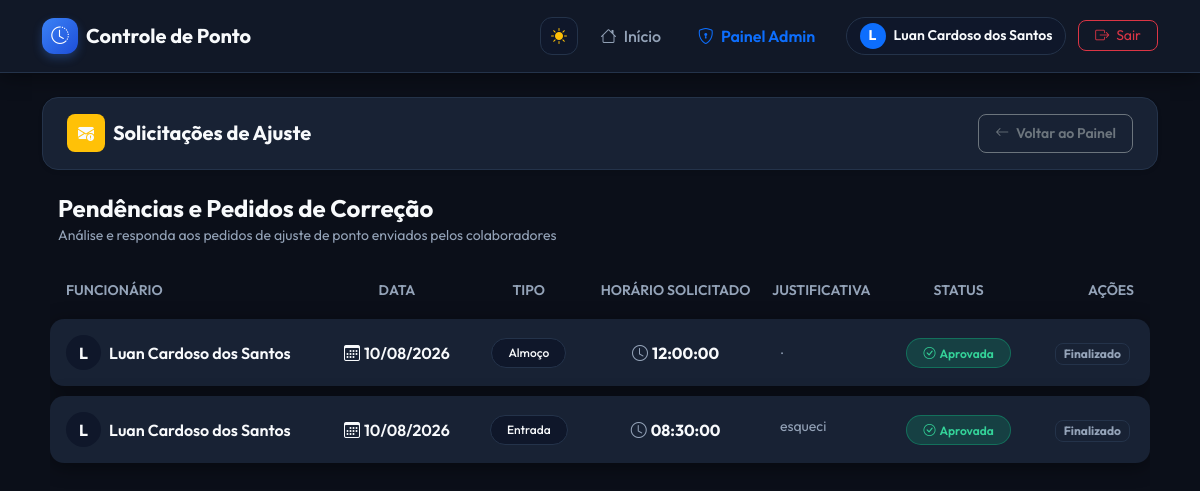
/admin/solicitacoes (signed in), run on an earlier commit of the app's database.
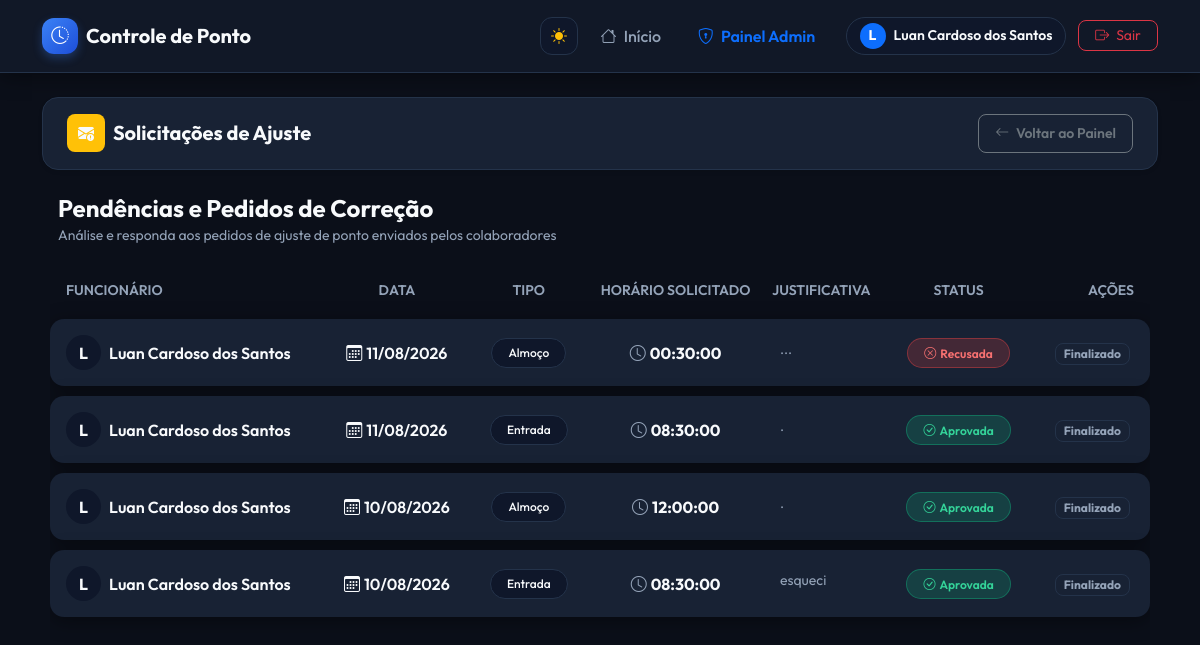
And on a later commit of the database.
### app.py (models this page shows)
class SolicitacaoCorrecao(db.Model):
    id = db.Column(db.Integer, primary_key=True)
    data_ponto = db.Column(db.String(10), nullable=False)  # DD/MM/YYYY
    tipo_ponto = db.Column(db.String(20), nullable=False)
    hora_correta = db.Column(db.String(8), nullable=False)
    justificativa = db.Column(db.Text, nullable=False)
    status = db.Column(db.String(20), default="Pendente")
    data_solicitacao = db.Column(db.DateTime, default=lambda: datetime.now(ZoneInfo("America/Sao_Paulo")))
    usuario_id = db.Column(db.Integer, db.ForeignKey("usuario.id"), nullable=False)

class Usuario(UserMixin, db.Model):
    id = db.Column(db.Integer, primary_key=True)
    nome = db.Column(db.String(100), nullable=False)
    email = db.Column(db.String(100), unique=True, nullable=False)
    senha_hash = db.Column(db.String(200), nullable=False)
    is_admin = db.Column(db.Boolean, default=False)
    pontos = db.relationship("RegistroPonto", backref="usuario", lazy=True)
    solicitacoes = db.relationship("SolicitacaoCorrecao", backref="usuario", lazy=True)

### app.py (the view)
@app.route("/admin/solicitacoes")
@login_required
@admin_required
def admin_solicitacoes():
    solicitacoes = SolicitacaoCorrecao.query.order_by(SolicitacaoCorrecao.id.desc()).all()
    return render_template("admin_solicitacoes.html", solicitacoes=solicitacoes)

### app.py (called while the page is built)
def eh_dia_util(data_obj):
    return data_obj.weekday() < 5

@login_manager.user_loader
def load_user(user_id):
    return Usuario.query.get(int(user_id))

def admin_required(f):
    @wraps(f)
    def decorated_function(*args, **kwargs):
        if not current_user.is_authenticated or not current_user.is_admin:
            flash("Acesso permitido apenas para administradores.", "danger")
            return redirect(url_for("index"))
        return f(*args, **kwargs)
    return decorated_function

def identificar_pontos_faltantes(registros_do_dia):
    tipos_batidos = [
        getattr(p, "tipo", getattr(p, "tipo_ponto", ""))
        for p in registros_do_dia
    ]
    faltantes = [p for p in PONTOS_OBRIGATORIOS if p not in tipos_batidos]
    return faltantes

@app.context_processor
def inject_notifications():
    try:
        if current_user and current_user.is_authenticated:
            notifs = obter_notificacoes_usuario(current_user.id)
            return dict(
                notificacoes_usuario=notifs, total_notificacoes=len(notifs)
            )
    except Exception:
        pass
    return dict(notificacoes_usuario=[], total_notificacoes=0)

### templates/admin_solicitacoes.html (shortened to what the changed rows need)
{% extends 'base.html' %}
{% block content %}
<div class="fade-in-up" style="max-width: 1100px; margin: 0 auto;">
    <div class="table-responsive">
        <table class="table table-custom align-middle">
            <thead>
                <tr class="text-muted small text-uppercase">
                    <th class="ps-3">Funcionário</th>
                    <th class="text-center">Data</th>
                    <th class="text-center">Tipo</th>
                    <th class="text-center">Horário Solicitado</th>
                    <th>Justificativa</th>
                    <th class="text-center">Status</th>
                    <th class="text-end pe-3">Ações</th>
                </tr>
            </thead>
            <tbody>
                {% for s in solicitacoes %}
                <tr>
                    <td class="ps-3">
                        <div class="d-flex align-items-center gap-2">
                            <div class="rounded-circle d-flex align-items-center justify-content-center fw-bold" style="width: 35px; height: 35px; flex-shrink: 0; background-color: var(--bg-input);">
                                {{ s.usuario.nome[0] | upper }}
                            </div>
                            <span class="fw-semibold">{{ s.usuario.nome }}</span>
                        </div>
                    </td>
                    <td class="text-center fw-semibold text-muted" style="white-space: nowrap;">
                        <i class="bi bi-calendar3 me-1"></i>{{ s.data_ponto }}
                    </td>
                    <td class="text-center">
                        <span class="badge badge-tipo px-3 py-2 rounded-pill fw-medium">{{ s.tipo_ponto }}</span>
                    </td>
                    <td class="text-center fw-bold" style="white-space: nowrap;">
                        <i class="bi bi-clock me-1 text-muted"></i>{{ s.hora_correta }}
                    </td>
                    <td style="max-width: 250px;">
                        <span class="text-muted small d-inline-block text-truncate w-100" title="{{ s.justificativa }}">
                            {{ s.justificativa }}
                        </span>
                    </td>
                    <td class="text-center">
                        {% if s.status == 'Pendente' %}
                            <span class="badge badge-pendente px-3 py-2 rounded-pill fw-semibold">
                                <i class="bi bi-hourglass-split me-1"></i>Pendente
                            </span>
                        {% elif s.status == 'Aprovada' %}
                            <span class="badge badge-aprovada px-3 py-2 rounded-pill fw-semibold">
                                <i class="bi bi-check-circle me-1"></i>Aprovada
                            </span>
                        {% else %}
                            <span class="badge badge-recusada px-3 py-2 rounded-pill fw-semibold">
                                <i class="bi bi-x-circle me-1"></i>Recusada
                            </span>
                        {% endif %}
                    </td>
                    <td class="text-end pe-3">
                        {% if s.status == 'Pendente' %}
                            <div class="d-inline-flex align-items-center gap-1">
                                <form action="{{ url_for('responder_solicitacao', id=s.id, acao='aprovar') }}" method="POST" class="d-inline">
                                    <button type="submit" class="btn btn-sm btn-action btn-success">
                                        <i class="bi bi-check-lg me-1"></i>Aprovar
                                    </button>
                                </form>
                                <form action="{{ url_for('responder_solicitacao', id=s.id, acao='recusar') }}" method="POST" class="d-inline">
                                    <button type="submit" class="btn btn-sm btn-action btn-outline-danger">
                                        <i class="bi bi-x-lg me-1"></i>Recusar
                                    </button>
                                </form>
                            </div>
                        {% else %}
                            <span class="badge text-muted border px-2 py-1 rounded-3 small me-1" style="border-color: var(--border-color) !important;">Finalizado</span>
                        {% endif %}
                    </td>
                </tr>
                {% endfor %}
            </tbody>
        </table>
    </div>
</div>
{% endblock %}

What changed in the data, as far as the page shows it:
added SolicitacaoCorrecao: usuario "L", usuario.nome "Luan Cardoso dos Santos", data_ponto "11/08/2026", tipo_ponto "Almoço", hora_correta "00:30:00", justificativa "...", status "Recusada" (drawn)
added SolicitacaoCorrecao: usuario "L", usuario.nome "Luan Cardoso dos Santos", data_ponto "11/08/2026", tipo_ponto "Entrada", hora_correta "08:30:00", justificativa ".", status "Aprovada" (drawn)
